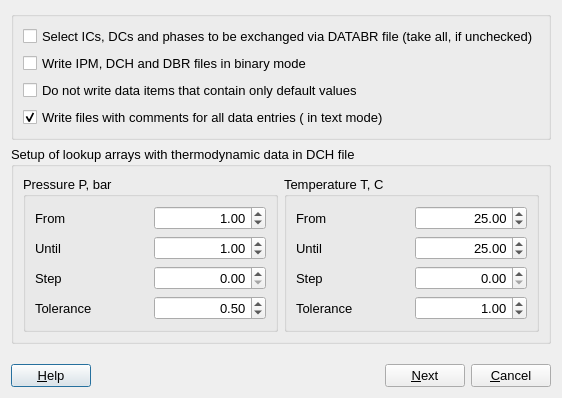
<ui version="4.0" >
 <class>LookupDialogData</class>
 <widget class="QDialog" name="LookupDialogData" >
  <property name="geometry" >
   <rect>
    <x>0</x>
    <y>0</y>
    <width>523</width>
    <height>398</height>
   </rect>
  </property>
  <property name="font" >
   <font>
    <pointsize>10</pointsize>
   </font>
  </property>
  <property name="windowTitle" >
   <string>Setup for writing GEMIPM2K input files</string>
  </property>
  <layout class="QGridLayout" name="gridLayout_3" >
   <item row="0" column="0" colspan="5" >
    <widget class="QGroupBox" name="groupBox" >
     <property name="title" >
      <string/>
     </property>
     <layout class="QVBoxLayout" name="verticalLayout" >
      <item>
       <widget class="QCheckBox" name="chSelect" >
        <property name="text" >
         <string>Select ICs, DCs and phases to be exchanged via DATABR file (take all, if unchecked)</string>
        </property>
       </widget>
      </item>
      <item>
       <widget class="QCheckBox" name="chMode" >
        <property name="text" >
         <string>Write IPM, DCH and DBR files in binary mode</string>
        </property>
       </widget>
      </item>
      <item>
       <widget class="QCheckBox" name="chAll" >
        <property name="text" >
         <string>Do not write data items that contain only default values</string>
        </property>
       </widget>
      </item>
      <item>
       <widget class="QCheckBox" name="chComment" >
        <property name="text" >
         <string>Write files with comments for all data entries ( in text mode)</string>
        </property>
        <property name="checked" >
         <bool>true</bool>
        </property>
       </widget>
      </item>
     </layout>
    </widget>
   </item>
   <item row="1" column="2" >
    <spacer name="verticalSpacer" >
     <property name="orientation" >
      <enum>Qt::Vertical</enum>
     </property>
     <property name="sizeHint" stdset="0" >
      <size>
       <width>20</width>
       <height>0</height>
      </size>
     </property>
    </spacer>
   </item>
   <item row="2" column="0" colspan="5" >
    <widget class="QGroupBox" name="groupBox_2" >
     <property name="title" >
      <string>Setup of lookup arrays with thermodynamic data in DCH file</string>
     </property>
     <layout class="QHBoxLayout" name="horizontalLayout" >
      <item>
       <widget class="QGroupBox" name="groupBox_3" >
        <property name="title" >
         <string>Pressure P, bar</string>
        </property>
        <layout class="QGridLayout" name="gridLayout" >
         <item row="0" column="0" >
          <widget class="QLabel" name="label" >
           <property name="text" >
            <string>From</string>
           </property>
          </widget>
         </item>
         <item row="0" column="1" >
          <widget class="QDoubleSpinBox" name="pPfrom" >
           <property name="layoutDirection" >
            <enum>Qt::LeftToRight</enum>
           </property>
           <property name="alignment" >
            <set>Qt::AlignRight|Qt::AlignTrailing|Qt::AlignVCenter</set>
           </property>
           <property name="decimals" >
            <number>2</number>
           </property>
           <property name="maximum" >
            <double>10000.000000000000000</double>
           </property>
           <property name="value" >
            <double>1.000000000000000</double>
           </property>
          </widget>
         </item>
         <item row="1" column="0" >
          <widget class="QLabel" name="label_2" >
           <property name="text" >
            <string>Until</string>
           </property>
          </widget>
         </item>
         <item row="1" column="1" >
          <widget class="QDoubleSpinBox" name="pPuntil" >
           <property name="alignment" >
            <set>Qt::AlignRight|Qt::AlignTrailing|Qt::AlignVCenter</set>
           </property>
           <property name="decimals" >
            <number>2</number>
           </property>
           <property name="maximum" >
            <double>10000.000000000000000</double>
           </property>
           <property name="value" >
            <double>1.000000000000000</double>
           </property>
          </widget>
         </item>
         <item row="2" column="0" >
          <widget class="QLabel" name="label_3" >
           <property name="text" >
            <string>Step</string>
           </property>
          </widget>
         </item>
         <item row="2" column="1" >
          <widget class="QDoubleSpinBox" name="pPstep" >
           <property name="alignment" >
            <set>Qt::AlignRight|Qt::AlignTrailing|Qt::AlignVCenter</set>
           </property>
           <property name="decimals" >
            <number>2</number>
           </property>
           <property name="maximum" >
            <double>1000.000000000000000</double>
           </property>
          </widget>
         </item>
         <item row="3" column="0" >
          <widget class="QLabel" name="label_4" >
           <property name="text" >
            <string>Tolerance</string>
           </property>
          </widget>
         </item>
         <item row="3" column="1" >
          <widget class="QDoubleSpinBox" name="pPtol" >
           <property name="alignment" >
            <set>Qt::AlignRight|Qt::AlignTrailing|Qt::AlignVCenter</set>
           </property>
           <property name="decimals" >
            <number>2</number>
           </property>
           <property name="minimum" >
            <double>0.010000000000000</double>
           </property>
           <property name="maximum" >
            <double>10.000000000000000</double>
           </property>
           <property name="singleStep" >
            <double>0.100000000000000</double>
           </property>
           <property name="value" >
            <double>0.500000000000000</double>
           </property>
          </widget>
         </item>
        </layout>
       </widget>
      </item>
      <item>
       <widget class="QGroupBox" name="groupBox_4" >
        <property name="title" >
         <string>Temperature T, C</string>
        </property>
        <layout class="QGridLayout" name="gridLayout_2" >
         <item row="0" column="0" >
          <widget class="QLabel" name="label_5" >
           <property name="text" >
            <string>From</string>
           </property>
          </widget>
         </item>
         <item row="0" column="1" >
          <widget class="QDoubleSpinBox" name="pTfrom" >
           <property name="alignment" >
            <set>Qt::AlignRight|Qt::AlignTrailing|Qt::AlignVCenter</set>
           </property>
           <property name="decimals" >
            <number>2</number>
           </property>
           <property name="maximum" >
            <double>2000.000000000000000</double>
           </property>
           <property name="value" >
            <double>25.000000000000000</double>
           </property>
          </widget>
         </item>
         <item row="1" column="0" >
          <widget class="QLabel" name="label_6" >
           <property name="text" >
            <string>Until</string>
           </property>
          </widget>
         </item>
         <item row="1" column="1" >
          <widget class="QDoubleSpinBox" name="pTuntil" >
           <property name="alignment" >
            <set>Qt::AlignRight|Qt::AlignTrailing|Qt::AlignVCenter</set>
           </property>
           <property name="decimals" >
            <number>2</number>
           </property>
           <property name="maximum" >
            <double>2000.000000000000000</double>
           </property>
           <property name="value" >
            <double>25.000000000000000</double>
           </property>
          </widget>
         </item>
         <item row="2" column="0" >
          <widget class="QLabel" name="label_7" >
           <property name="text" >
            <string>Step</string>
           </property>
          </widget>
         </item>
         <item row="2" column="1" >
          <widget class="QDoubleSpinBox" name="pTstep" >
           <property name="alignment" >
            <set>Qt::AlignRight|Qt::AlignTrailing|Qt::AlignVCenter</set>
           </property>
           <property name="decimals" >
            <number>2</number>
           </property>
           <property name="maximum" >
            <double>200.000000000000000</double>
           </property>
           <property name="value" >
            <double>0.000000000000000</double>
           </property>
          </widget>
         </item>
         <item row="3" column="0" >
          <widget class="QLabel" name="label_8" >
           <property name="text" >
            <string>Tolerance</string>
           </property>
          </widget>
         </item>
         <item row="3" column="1" >
          <widget class="QDoubleSpinBox" name="pTtol" >
           <property name="alignment" >
            <set>Qt::AlignRight|Qt::AlignTrailing|Qt::AlignVCenter</set>
           </property>
           <property name="decimals" >
            <number>2</number>
           </property>
           <property name="minimum" >
            <double>0.010000000000000</double>
           </property>
           <property name="maximum" >
            <double>10.000000000000000</double>
           </property>
           <property name="singleStep" >
            <double>0.100000000000000</double>
           </property>
           <property name="value" >
            <double>1.000000000000000</double>
           </property>
          </widget>
         </item>
        </layout>
       </widget>
      </item>
     </layout>
    </widget>
   </item>
   <item row="3" column="0" colspan="5" >
    <spacer name="verticalSpacer_2" >
     <property name="orientation" >
      <enum>Qt::Vertical</enum>
     </property>
     <property name="sizeHint" stdset="0" >
      <size>
       <width>20</width>
       <height>52</height>
      </size>
     </property>
    </spacer>
   </item>
   <item row="4" column="0" >
    <widget class="QPushButton" name="buttonHelp" >
     <property name="text" >
      <string>&amp;Help</string>
     </property>
    </widget>
   </item>
   <item row="4" column="1" >
    <spacer name="horizontalSpacer" >
     <property name="orientation" >
      <enum>Qt::Horizontal</enum>
     </property>
     <property name="sizeHint" stdset="0" >
      <size>
       <width>218</width>
       <height>20</height>
      </size>
     </property>
    </spacer>
   </item>
   <item row="4" column="3" >
    <widget class="QPushButton" name="buttonOK" >
     <property name="text" >
      <string>&amp;Next</string>
     </property>
    </widget>
   </item>
   <item row="4" column="4" >
    <widget class="QPushButton" name="buttonCancel" >
     <property name="text" >
      <string>&amp;Cancel</string>
     </property>
    </widget>
   </item>
  </layout>
 </widget>
 <tabstops>
  <tabstop>chSelect</tabstop>
  <tabstop>chMode</tabstop>
  <tabstop>chAll</tabstop>
  <tabstop>chComment</tabstop>
  <tabstop>pPfrom</tabstop>
  <tabstop>pPuntil</tabstop>
  <tabstop>pPstep</tabstop>
  <tabstop>pPtol</tabstop>
  <tabstop>pTfrom</tabstop>
  <tabstop>pTuntil</tabstop>
  <tabstop>pTstep</tabstop>
  <tabstop>pTtol</tabstop>
 </tabstops>
 <resources/>
 <connections/>
</ui>
